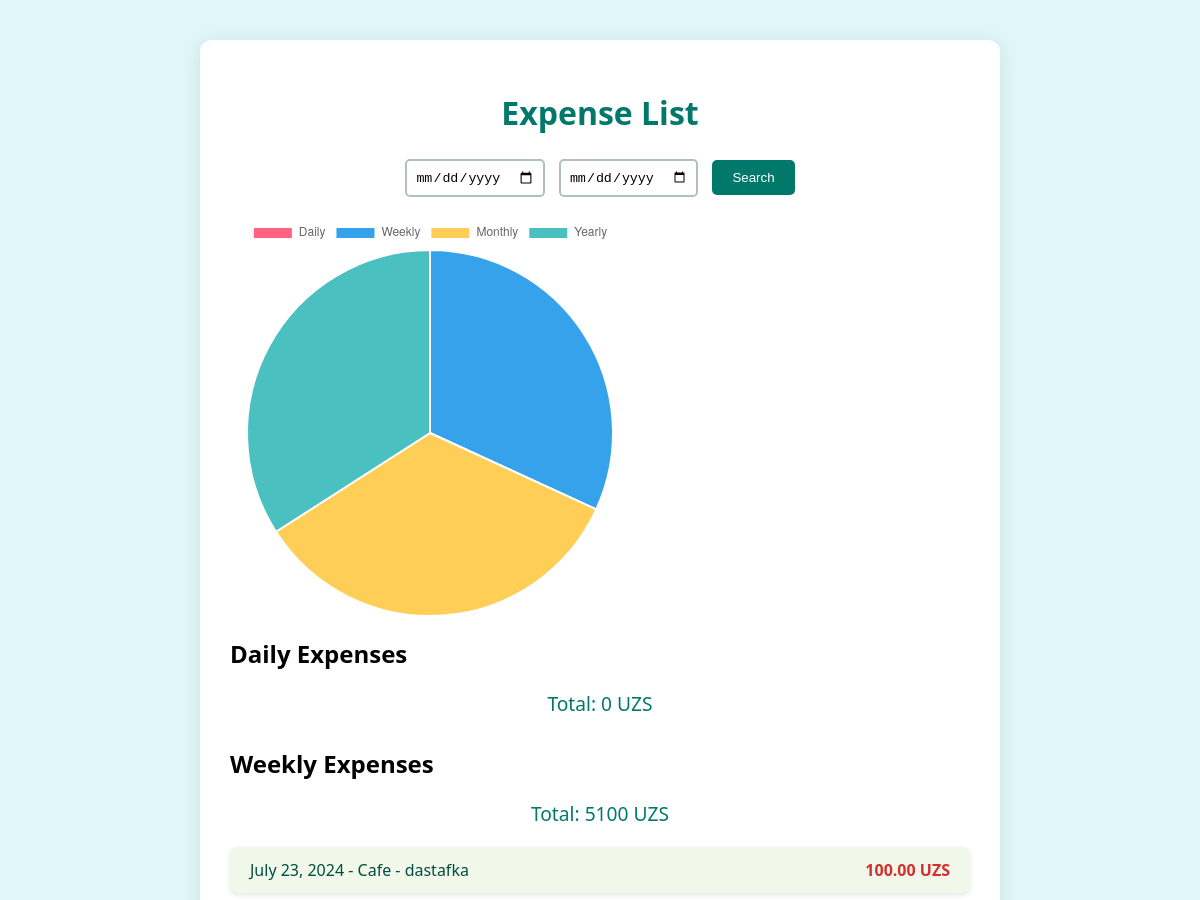
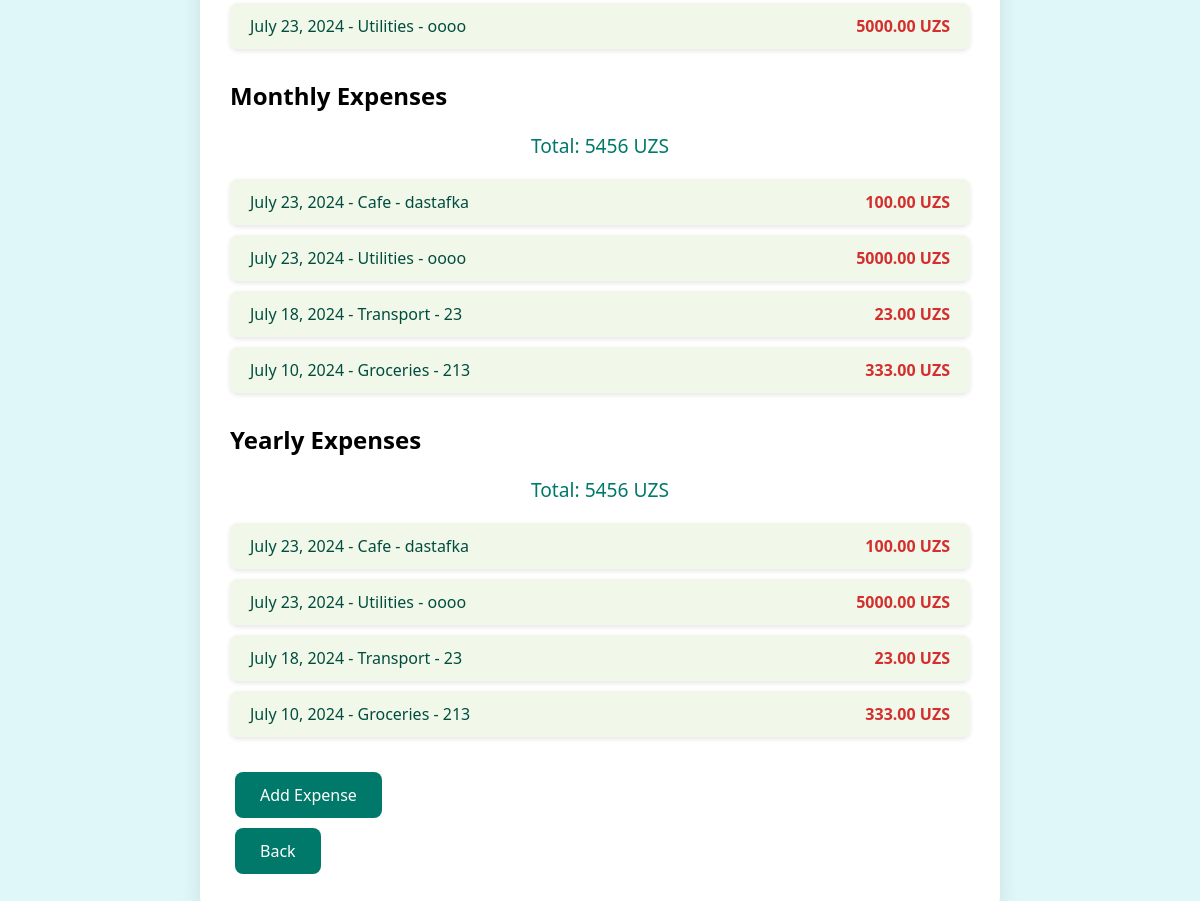
The page /finance/dashboard/ (signed in) on the database as committed earlier (2 pictures, top to bottom).
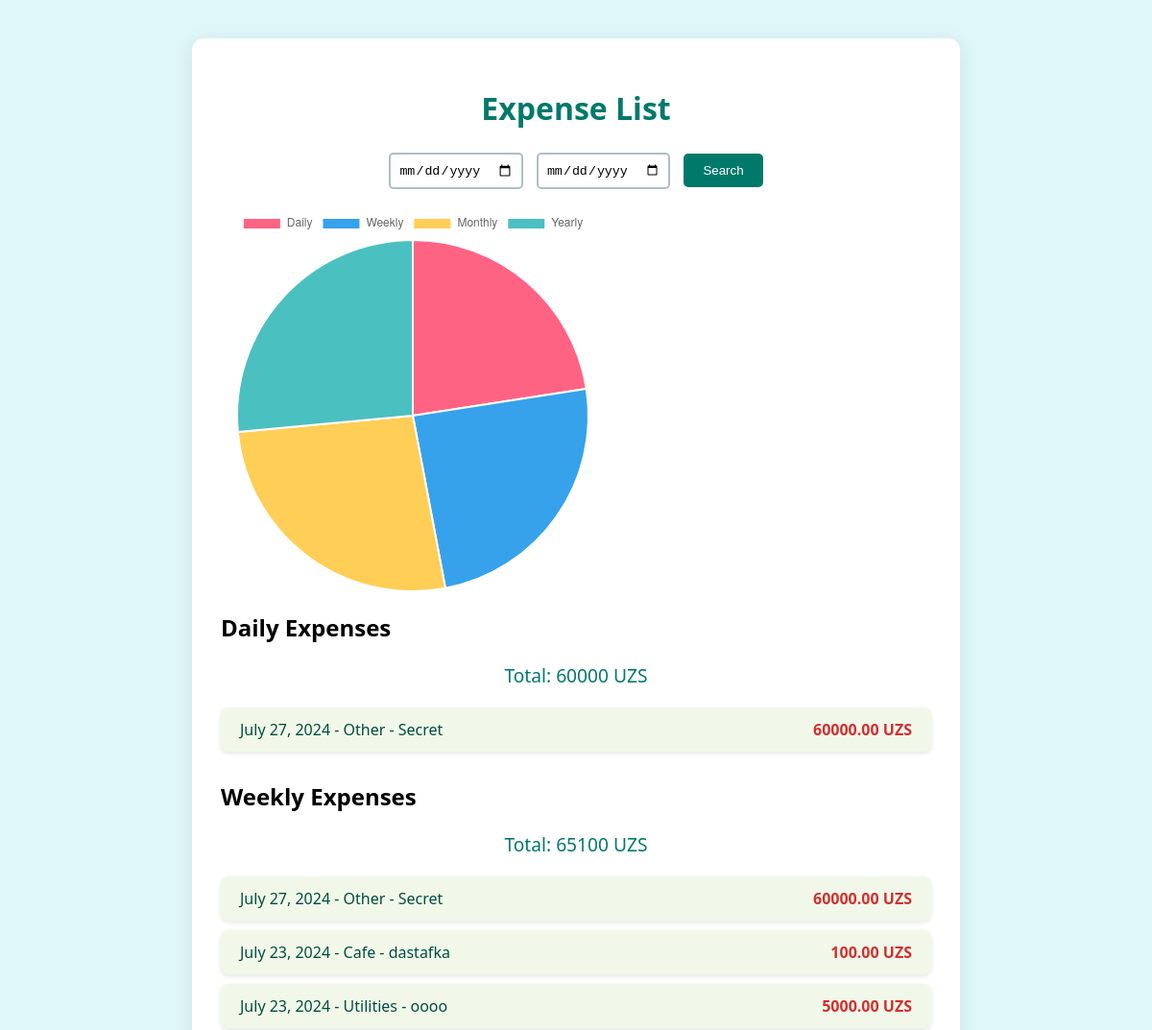
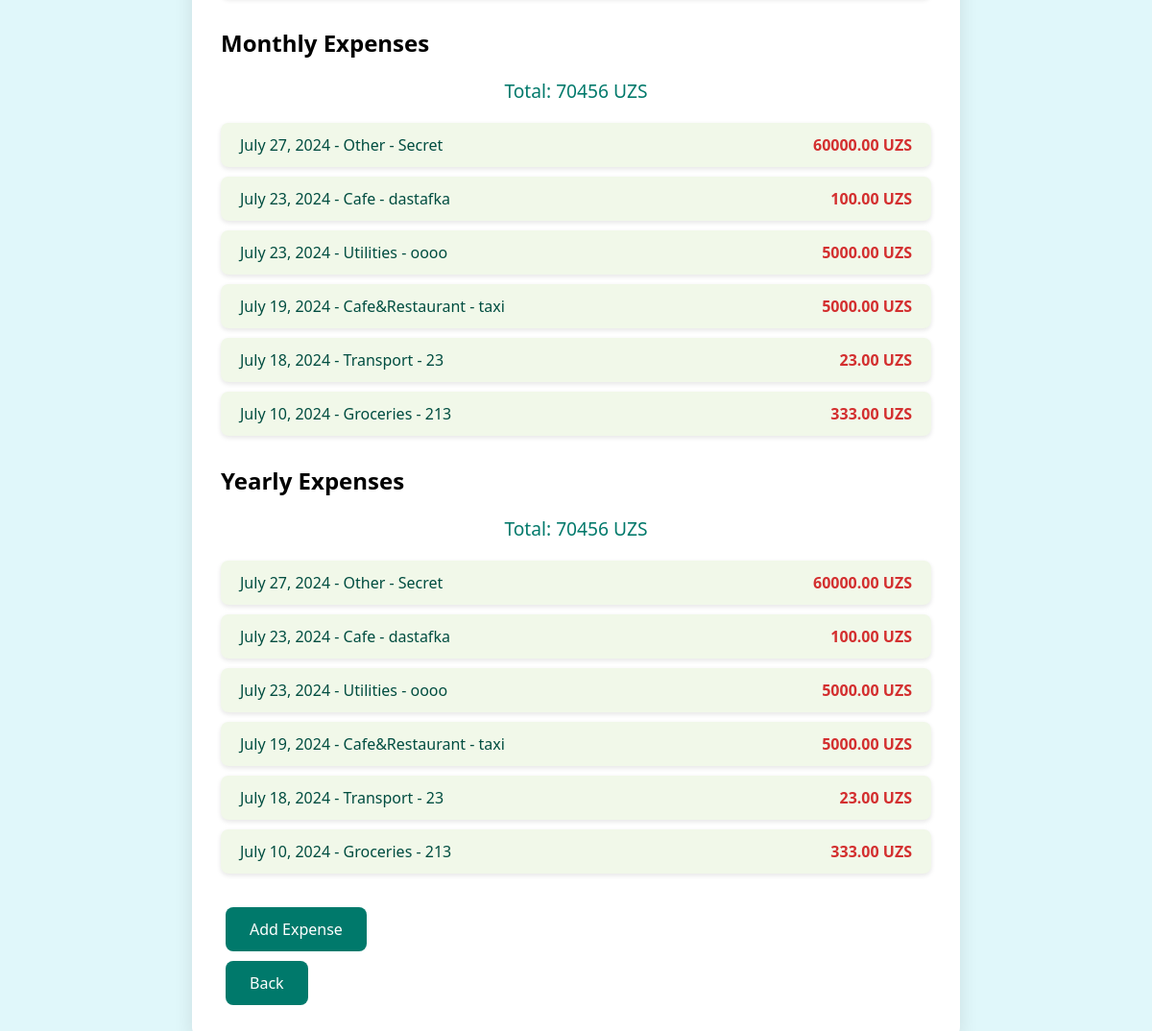
The same page on the database as committed later (2 pictures, top to bottom).
### finance/models.py (models this page shows, shortened)
class Expense(models.Model):
    CATEGORY_CHOICES = [
        ('Cafe&Restaurant', 'Cafe&Restaurant'),
        ('Foods', 'Foods'),
        ('Transport', 'Transport'),
        ('Entertainment', 'Entertainment'),
        ('Utilities', 'Utilities'),
        ('Other', 'Other'),
    ]
    user = models.ForeignKey(CustomUser, on_delete=models.CASCADE)
    date = models.DateField()
    category = models.CharField(max_length=50, choices=CATEGORY_CHOICES)
    amount = models.DecimalField(max_digits=10, decimal_places=2)
    description = models.TextField(blank=True, null=True)

### finance/views.py (the view)
# urls.py: path('dashboard/', ExpenseListView.as_view(), name='dashboard'),
class ExpenseListView(ListView):
    model = Expense
    template_name = 'dashboard.html'
    context_object_name = 'expenses'
    ordering = ['-date']
    def get_context_data(self, **kwargs):
        context = super().get_context_data(**kwargs)
        user_expenses = Expense.objects.filter(user=self.request.user).order_by('-date')
        today = now().date()
        start_of_week = today - timedelta(days=today.weekday())
        start_of_month = today.replace(day=1)
        start_of_year = today.replace(month=1, day=1)
        context['daily_expenses'] = user_expenses.filter(date=today)
        context['weekly_expenses'] = user_expenses.filter(date__gte=start_of_week)
        context['monthly_expenses'] = user_expenses.filter(date__gte=start_of_month)
        context['yearly_expenses'] = user_expenses.filter(date__gte=start_of_year)
        context['total_daily'] = context['daily_expenses'].aggregate(total=Sum('amount'))['total'] or 0
        context['total_weekly'] = context['weekly_expenses'].aggregate(total=Sum('amount'))['total'] or 0
        context['total_monthly'] = context['monthly_expenses'].aggregate(total=Sum('amount'))['total'] or 0
        context['total_yearly'] = context['yearly_expenses'].aggregate(total=Sum('amount'))['total'] or 0
        date_from = self.request.GET.get('date_from')
        date_to = self.request.GET.get('date_to')
        if date_from and date_to:
            context['filtered_expenses'] = user_expenses.filter(date__range=[date_from, date_to])
        return context

### finance/templates/dashboard.html (shortened to what this page needs)
<!DOCTYPE html>
<html lang="en">
<head>
</head>
<body>
    <div class="container">
        <h1>Expense List</h1>
        <div class="calendar-form">
            <form method="get">
                <input type="date" name="date_from" required>
                <input type="date" name="date_to" required>
                <button type="submit">Search</button>
            </form>
        </div>
        <div class="chart-container">
            <canvas id="expenseChart"></canvas>
        </div>
        <div class="category-section">
            <h2>Daily Expenses</h2>
            <div class="total">Total: {{ total_daily }} UZS</div>
            <ul class="expense-list">
                {% for expense in daily_expenses %}
                <li class="expense-item">
                    <div class="description">
                        {{ expense.date }} - {{ expense.category }} - {{ expense.description }}
                    </div>
                    <div class="amount">{{ expense.amount }} UZS</div>
                </li>
                {% endfor %}
            </ul>
        </div>
        <div class="category-section">
            <h2>Weekly Expenses</h2>
            <div class="total">Total: {{ total_weekly }} UZS</div>
            <ul class="expense-list">
                {% for expense in weekly_expenses %}
                <li class="expense-item">
                    <div class="description">
                        {{ expense.date }} - {{ expense.category }} - {{ expense.description }}
                    </div>
                    <div class="amount">{{ expense.amount }} UZS</div>
                </li>
                {% endfor %}
            </ul>
        </div>
        <div class="category-section">
            <h2>Monthly Expenses</h2>
            <div class="total">Total: {{ total_monthly }} UZS</div>
            <ul class="expense-list">
                {% for expense in monthly_expenses %}
                <li class="expense-item">
                    <div class="description">
                        {{ expense.date }} - {{ expense.category }} - {{ expense.description }}
                    </div>
                    <div class="amount">{{ expense.amount }} UZS</div>
                </li>
                {% endfor %}
            </ul>
        </div>
        <div class="category-section">
            <h2>Yearly Expenses</h2>
            <div class="total">Total: {{ total_yearly }} UZS</div>
            <ul class="expense-list">
                {% for expense in yearly_expenses %}
                <li class="expense-item">
                    <div class="description">
                        {{ expense.date }} - {{ expense.category }} - {{ expense.description }}
                    </div>
                    <div class="amount">{{ expense.amount }} UZS</div>
                </li>
                {% endfor %}
            </ul>
        </div>
        <div class="add-expense">
            <a href="{% url 'add_expense' %}">Add Expense</a>
        </div>
        <div class="back-link">
            <a href="{% url 'landing-page' %}">Back</a>
        </div>
    </div>
    <script>
        const ctx = document.getElementById('expenseChart').getContext('2d');
        const expenseChart = new Chart(ctx, {
            type: 'pie',
            data: {
                labels: ['Daily', 'Weekly', 'Monthly', 'Yearly'],
                datasets: [{
                    label: 'Expenses',
                    data: [
                        {{ total_daily }},
                        {{ total_weekly }},
                        {{ total_monthly }},
                        {{ total_yearly }}
                    ],
                    backgroundColor: ['#FF6384', '#36A2EB', '#FFCE56', '#4BC0C0'],
                    hoverOffset: 4
                }]
            },
            options: {
                responsive: true
            }
        });
    </script>
</body>
</html>

### finance/templates/dashboard.html (style rules this page uses)
body { font-family: 'Segoe UI', Tahoma, Geneva, Verdana, sans-serif; background-color: #e0f7fa; margin: 0; padding: 0; }
.container { max-width: 800px; margin: 0 auto; padding: 30px; background-color: #ffffff; border-radius: 12px; box-shadow: 0 4px 20px rgba(0, 0, 0, 0.1); box-sizing: border-box; margin-top: 40px; }
h1 { text-align: center; color: #00796b; margin-bottom: 25px; font-size: 2em; }
.expense-list { list-style: none; padding: 0; }
.expense-item { display: flex; justify-content: space-between; align-items: center; padding: 12px 20px; background-color: #f1f8e9; margin-bottom: 10px; border-radius: 8px; box-shadow: 0 2px 5px rgba(0, 0, 0, 0.1); transition: background-color 0.3s; }
.expense-item .description { flex: 1; color: #004d40; }
.expense-item .amount { font-weight: bold; color: #d32f2f; }
.category-section { margin-bottom: 30px; }
.add-expense a, .back-link a { background-color: #00796b; color: #fff; padding: 12px 25px; text-decoration: none; border-radius: 8px; transition: background-color 0.3s; display: inline-block; margin: 5px; }
.calendar-form { text-align: center; margin: 20px 0; }
.calendar-form input[type="date"] { padding: 8px; margin-right: 10px; border: 2px solid #b0bec5; border-radius: 5px; transition: border-color 0.3s; }
.calendar-form button { background-color: #00796b; color: #fff; padding: 10px 20px; border: none; border-radius: 5px; cursor: pointer; transition: background-color 0.3s; }
.total { text-align: center; font-size: 1.2em; margin: 20px 0; color: #00796b; }
.chart-container { position: relative; width: 100%; height: 400px; margin: 20px 0; }

Rows that differ between the two databases and show on the page:
added Expense: date "July 27, 2024", category "Other", description "Secret", amount "60000.00"
added Expense: date "July 19, 2024", category "Cafe&Restaurant", description "taxi", amount "5000.00"
Other text that changed with them:
chart data {{ total_daily }}: 0 → 60000
chart data {{ total_weekly }}: 5100 → 65100
chart data {{ total_monthly }}: 5456 → 70456
chart data {{ total_yearly }}: 5456 → 70456
{{ total_daily }}: "0" → "60000"
{{ total_weekly }}: "5100" → "65100"
{{ total_monthly }}: "5456" → "70456"
{{ total_yearly }}: "5456" → "70456"
